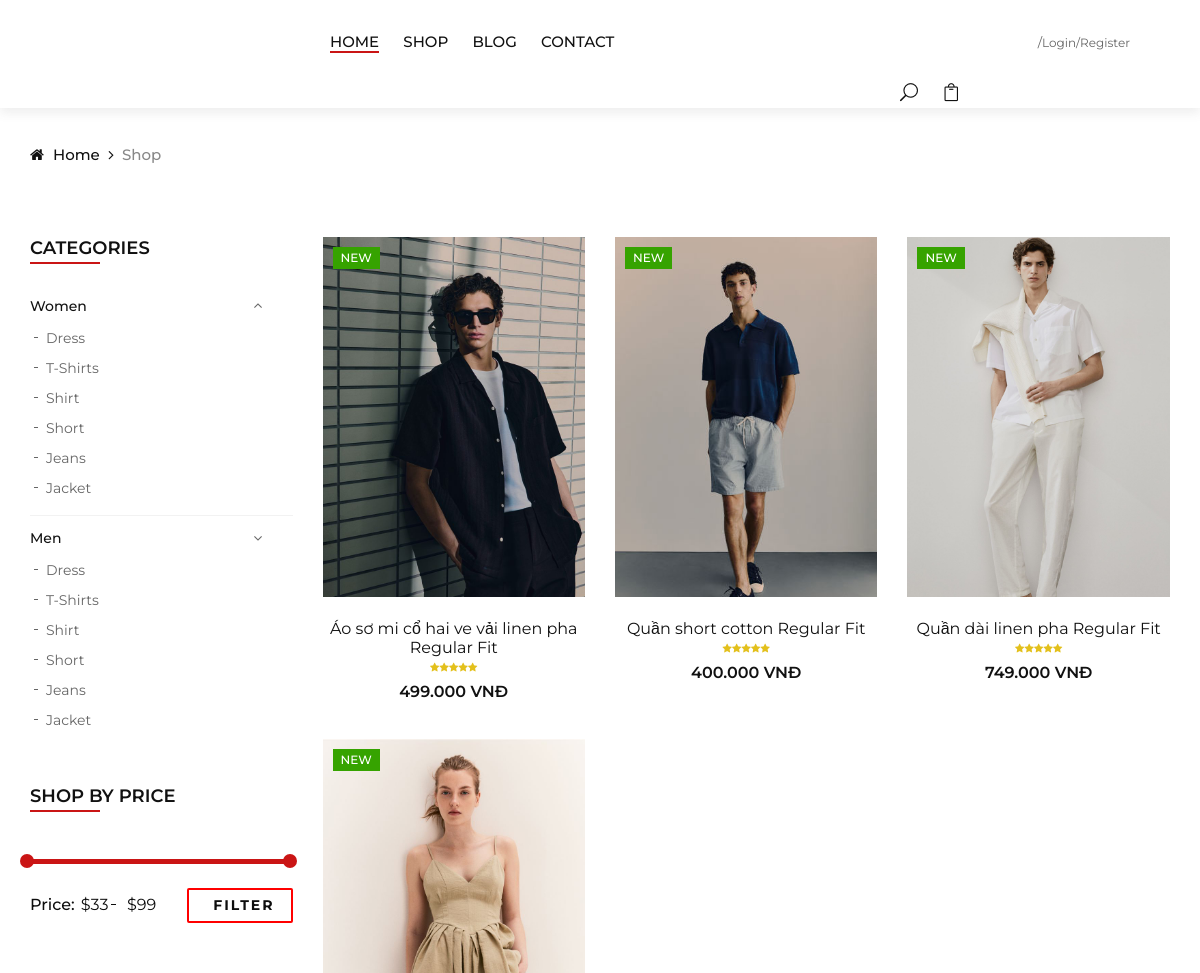
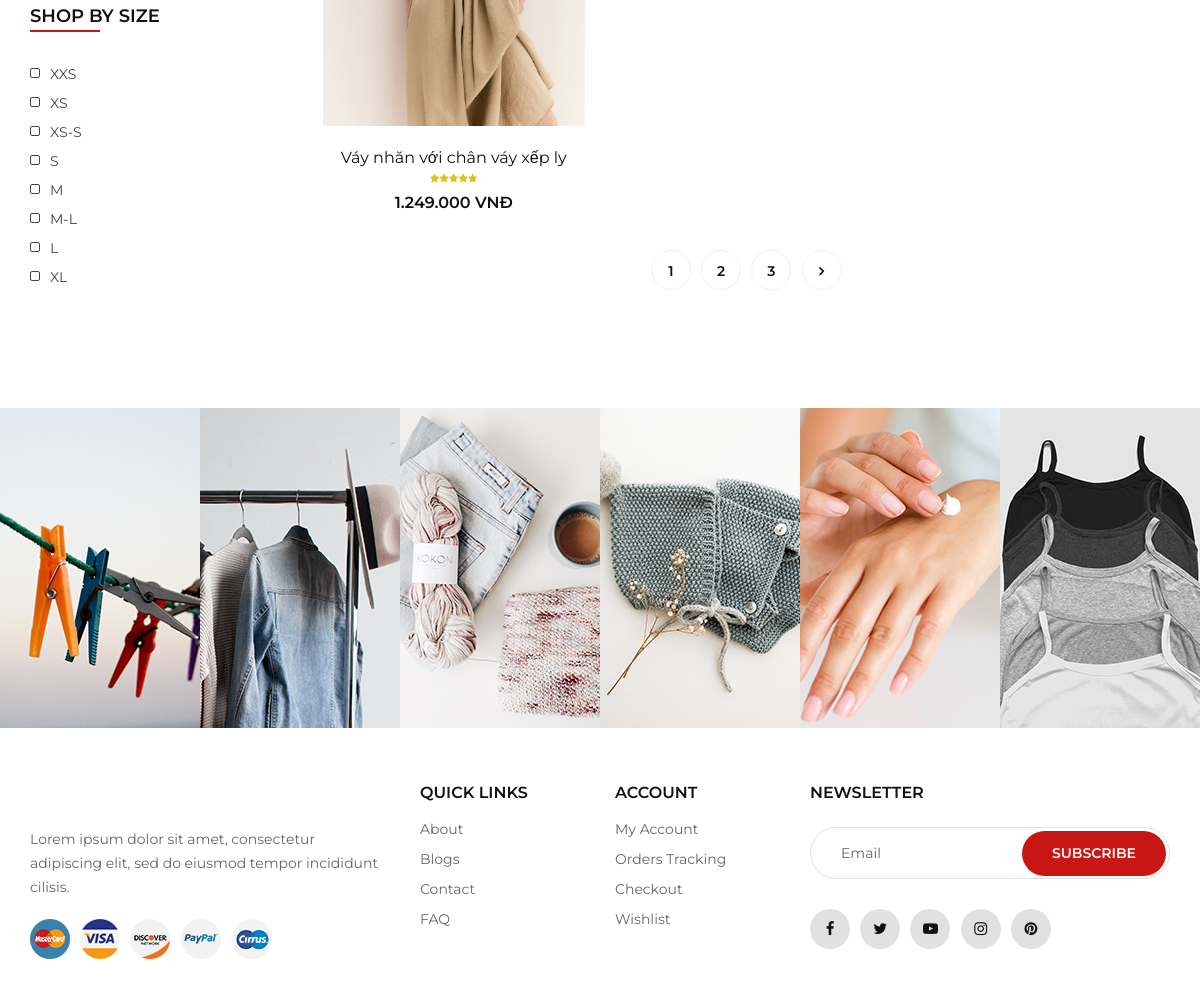
The page /shop.php on the database its author committed (2 pictures, top to bottom).
### tables this page shows
CREATE TABLE `tbl_category` (
  `catId` int(11) NOT NULL,
  `catName` varchar(255) NOT NULL
);

CREATE TABLE `tbl_product` (
  `productId` int(11) NOT NULL,
  `productName` tinytext NOT NULL,
  `catId` int(11) NOT NULL,
  `brandId` int(11) NOT NULL,
  `product_desc` text NOT NULL,
  `type` int(11) NOT NULL,
  `price` varchar(255) NOT NULL,
  `image` varchar(255) NOT NULL
);

### classes/category.php (called while the page is built, shortened)
<?php
	$filepath = realpath(dirname(__FILE__));
	include_once ($filepath.'/../lib/database.php');
	include_once ($filepath.'/../helpers/format.php');
?>
<?php
	class category
	{
		private $db;
		public function __construct()
		{
			$this->db = new Database();
		}
        public function show_category(){
			$query = "SELECT * FROM tbl_category order by catId desc";
			$result = $this->db->select($query);
			return $result;
		}
	}
?>

### lib/database.php (called while the page is built, shortened)
<?php
Class Database{
   public $host   = DB_HOST;
   public $user   = DB_USER;
   public $pass   = DB_PASS;
   public $dbname = DB_NAME;
   public $link;
private function connectDB(){
   $this->link = new mysqli($this->host, $this->user, $this->pass,
    $this->dbname);
 }
public function select($query){
  $result = $this->link->query($query) or
   die($this->link->error.__LINE__);
  if($result->num_rows > 0){
    return $result;
  } else {
    return false;
  }
 }
}

### classes/product.php (called while the page is built, shortened)
<?php
	$filepath = realpath(dirname(__FILE__));
	include_once ($filepath.'/../lib/database.php');
	include_once ($filepath.'/../helpers/format.php');
?>
<?php
	class product
	{
		private $db;
		public function __construct()
		{
			$this->db = new Database();
		}
		public function getall_product(){
			$query = "SELECT * FROM tbl_product";
			$result = $this->db->select($query);
			return $result;
		}
	}
?>

### helpers/format.php (called while the page is built, shortened)
<?php
class Format{
public function format_currency($n=0){
        $n=(string)$n;
        $n=strrev($n);
        $res='';
        for($i=0;$i<strlen($n);$i++){
            if($i%3==0 && $i!=0){
                $res.='.';
            }
            $res.=$n[$i];
        }
        $res=strrev($res);
        return $res;
    }
}
?>

### shop.php (the view, shortened to what this page needs)
<?php
   include "inc/header.php";
 ?>
    <div class="breadcrumb-option">
        <div class="container">
            <div class="row">
                <div class="col-lg-12">
                    <div class="breadcrumb__links">
                        <a href="./index.php"><i class="fa fa-home"></i> Home</a>
                        <span>Shop</span>
                    </div>
                </div>
            </div>
        </div>
    </div>
    <section class="shop spad">
        <div class="container">
            <div class="row">
                <div class="col-lg-3 col-md-3">
                    <div class="shop__sidebar">
                        <div class="sidebar__categories">
                            <div class="section-title">
                                <h4>Categories</h4>
                            </div>
                            <div class="categories__accordion">
                                <div class="accordion" id="accordionExample">
                                    <div class="card">
                                        <div class="card-heading active">
                                            <a data-toggle="collapse" data-target="#collapseOne">Women</a>
                                        </div>
                                        <div id="collapseOne" class="collapse show" data-parent="#accordionExample">
                                            <div class="card-body">
                                            <div class="shop__sidebar__brand">
                                            <ul class="cart__price">
                                                <?php
	        	$cate = $cat->show_category();
	        	if($cate){
	      			while($result_new = $cate->fetch_assoc()){
	      		?>
	          <li>
	          	<a href="getcate.php?catid=<?php echo $result_new['catId'] ?>"><?php echo $result_new['catName'] ?></a>
	          </li>
	          <?php
	          	}
	          }
	          ?>
                                                </ul>
                                            </div>
                                        </div>
                                    </div>
                                    </div>
                                    <div class="card">
                                        <div class="card-heading">
                                            <a data-toggle="collapse" data-target="#collapseTwo">Men</a>
                                        </div>
                                        <div id="collapseTwo" class="collapse show" data-parent="#accordionExample">
                                            <div class="card-body">
                                            <div class="shop__sidebar__brand">
                                            <ul class="cart__price">
                                                <?php
	        	$cate = $cat->show_category();
	        	if($cate){
	      			while($result_new = $cate->fetch_assoc()){
	      		?>
	          <li>
	          	<a href="getcate.php?catid=<?php echo $result_new['catId'] ?>"><?php echo $result_new['catName'] ?></a>
	          </li>
	          <?php
	          	}
	          }
	          ?>
                                                </ul>
                                            </div>
                                        </div>
                                    </div>
                                    </div>
                                </div>
                            </div>
                        </div>
                        <div class="sidebar__filter">
                            <div class="section-title">
                                <h4>Shop by price</h4>
                            </div>
                            <div class="filter-range-wrap">
                                <div class="price-range ui-slider ui-corner-all ui-slider-horizontal ui-widget ui-widget-content"
                                data-min="33" data-max="99"></div>
                                <div class="range-slider">
                                    <div class="price-input">
                                        <p>Price:</p>
                                        <input type="text" id="minamount">
                                        <input type="text" id="maxamount">
                                    </div>
                                </div>
                            </div>
                            <a href="#">Filter</a>
                        </div>
                        <div class="sidebar__sizes">
                            <div class="section-title">
                                <h4>Shop by size</h4>
                            </div>
                            <div class="size__list">
                                <label for="xxs">
                                    xxs
                                    <span class="checkmark"></span>
                                </label>
                                <label for="xs">
                                    xs
                                    <span class="checkmark"></span>
                                </label>
                                <label for="xss">
                                    xs-s
                                    <span class="checkmark"></span>
                                </label>
                                <label for="s">
                                    s
                                    <span class="checkmark"></span>
                                </label>
                                <label for="m">
                                    m
                                    <span class="checkmark"></span>
                                </label>
                                <label for="ml">
                                    m-l
                                    <span class="checkmark"></span>
                                </label>
                                <label for="l">
                                    l
                                    <span class="checkmark"></span>
                                </label>
                                <label for="xl">
                                    xl
                                    <span class="checkmark"></span>
                                </label>
                            </div>
                        </div>
                    </div>
                </div>
                <div class="col-lg-9 col-md-9">
                    <div class="row">
                    <?php
                         $getall_product = $product->getall_product();
                         if($getall_product){
                             while(
                                 $result = $getall_product ->fetch_assoc()
                             ){
                    ?>
                        <div class="col-lg-4 col-md-6">
                            <div class="product__item">
                                <div class="product__item__pic set-bg">
                                <a href="product-details.php?proid=<?php echo $result['productId'] ?>"><img src="admin/uploads/<?php echo $result['image'] ?>"/></a>
                                    <div class="label new">New</div>
                                    <ul class="product__hover">
                                    </ul>
                                </div>
                                <div class="product__item__text">
                                    <h6><?php echo $result['productName'] ?></h6>
                                    <div class="rating">
                                        <i class="fa fa-star"></i>
                                        <i class="fa fa-star"></i>
                                        <i class="fa fa-star"></i>
                                        <i class="fa fa-star"></i>
                                        <i class="fa fa-star"></i>
                                    </div>
                                    <div class="product__price"><?php echo $fm->format_currency($result['price'])." "."VNĐ" ?></div>
                                </div>
                            </div>
                        </div>
                        <?php
}
}
?>
                        <div class="col-lg-12 text-center">
                            <div class="pagination__option">
                                <a href="#">1</a>
                                <a href="#">2</a>
                                <a href="#">3</a>
                                <a href="#"><i class="fa fa-angle-right"></i></a>
                            </div>
                        </div>
                    </div>
                </div>
            </div>
        </div>
    </section>
    <div class="instagram">
        <div class="container-fluid">
            <div class="row">
                <div class="col-lg-2 col-md-4 col-sm-4 p-0">
                    <div class="instagram__item set-bg" data-setbg="img/instagram/insta-1.jpg">
                    </div>
                </div>
                <div class="col-lg-2 col-md-4 col-sm-4 p-0">
                    <div class="instagram__item set-bg" data-setbg="img/instagram/insta-2.jpg">
                    </div>
                </div>
                <div class="col-lg-2 col-md-4 col-sm-4 p-0">
                    <div class="instagram__item set-bg" data-setbg="img/instagram/insta-3.jpg">
                    </div>
                </div>
                <div class="col-lg-2 col-md-4 col-sm-4 p-0">
                    <div class="instagram__item set-bg" data-setbg="img/instagram/insta-4.jpg">
                    </div>
                </div>
                <div class="col-lg-2 col-md-4 col-sm-4 p-0">
                    <div class="instagram__item set-bg" data-setbg="img/instagram/insta-5.jpg">
                    </div>
                </div>
                <div class="col-lg-2 col-md-4 col-sm-4 p-0">
                    <div class="instagram__item set-bg" data-setbg="img/instagram/insta-6.jpg">
                    </div>
                </div>
            </div>
        </div>
    </div>
<?php
   include "inc/footer.php";
 ?>

### rows shown on the page
tbl_category: catName "Dress"
tbl_category: catName "T-Shirts"
tbl_category: catName "Shirt"
tbl_category: catName "Short"
tbl_category: catName "Jeans"
tbl_category: catName "Jacket"
tbl_product: image (picture), productName "Áo sơ mi cổ hai ve vải linen pha Regular Fit", price "499.000"
tbl_product: image (picture), productName "Quần short cotton Regular Fit", price "400.000"
tbl_product: image (picture), productName "Quần dài linen pha Regular Fit", price "749.000"
tbl_product: image (picture), productName "Váy nhăn với chân váy xếp ly", price "1.249.000"
